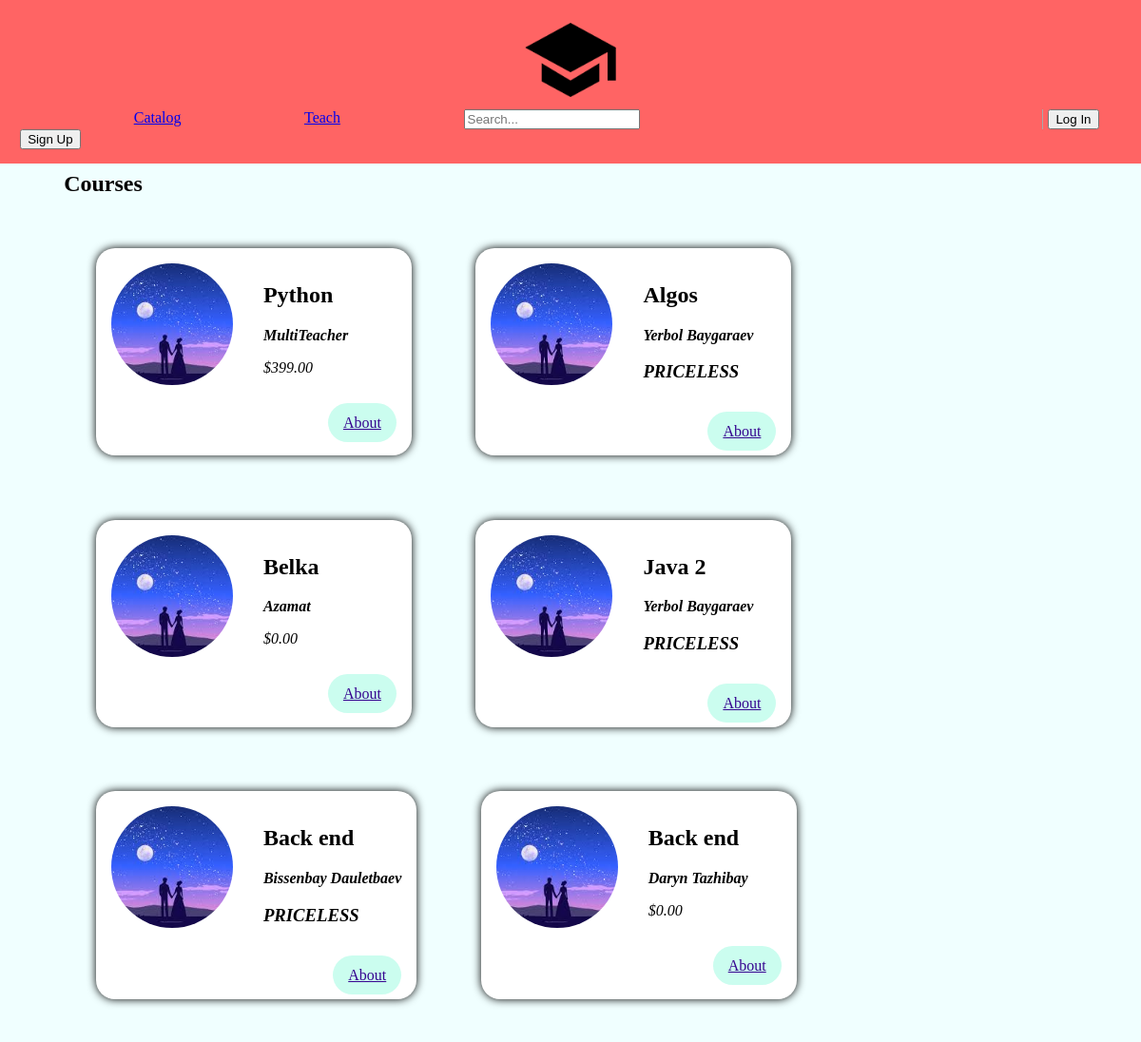
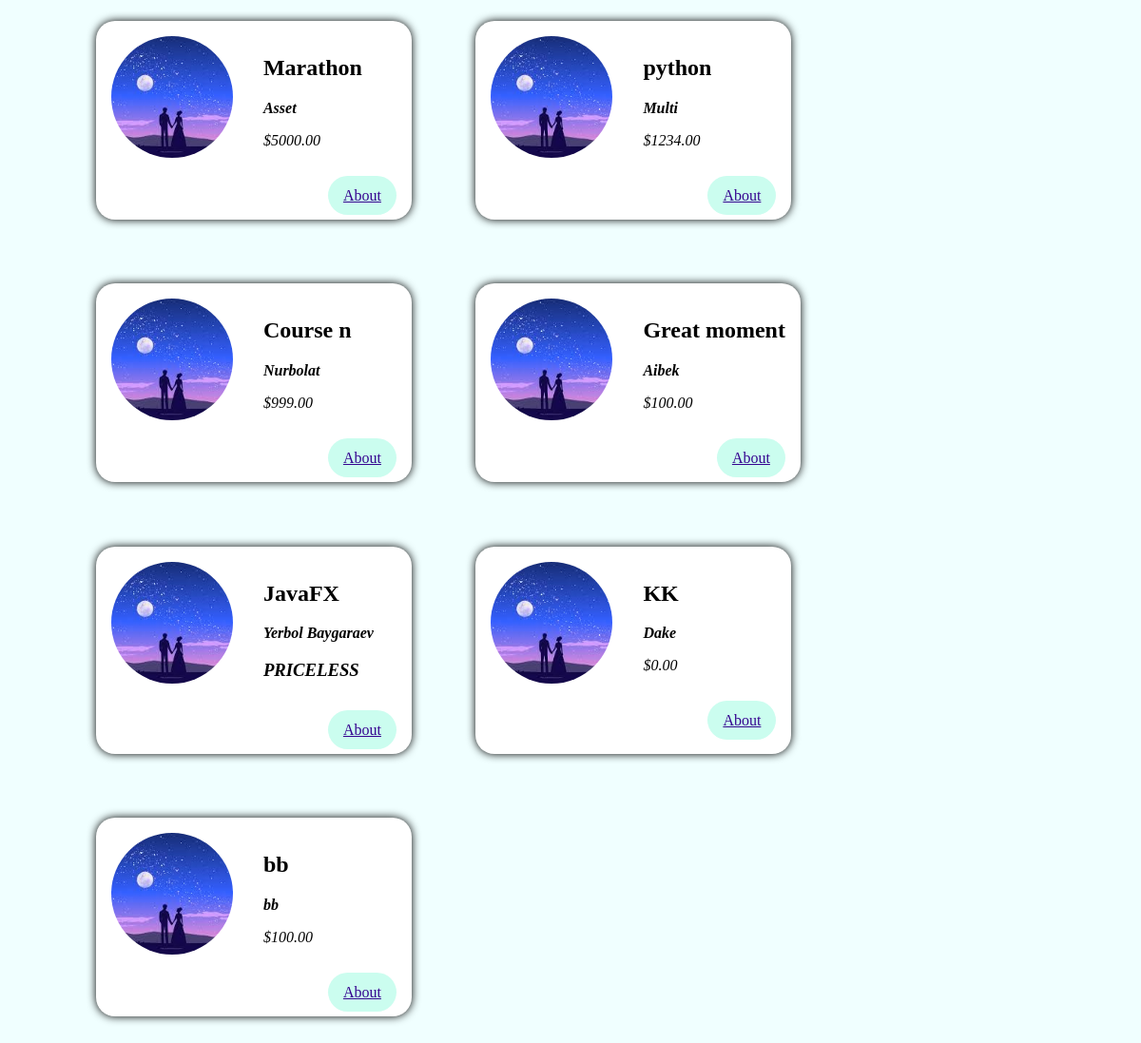
The page / on the database its author committed (2 pictures, top to bottom).
### main/models.py (models this page shows, shortened)
class Course(models.Model):
    coursename = models.CharField(max_length=256, null=False)
    teacher = models.CharField(max_length=32, null=False)
    price = models.DecimalField(max_digits=8, decimal_places=2)

### main/views.py (the view)
# urls.py: path('' , views.course),
def course(request):
    courses = Course.objects.all()
    return render(request , 'main/Card.html',{
        'courses':courses,
    })

### main/templates/main/Card.html
{% include 'main/header.html' %}
{% load static %}
{% block card %}
     <main>
        <section>
            <h2>Courses</h2>
            <ol>
                {% for course in courses %}
                    <li class="meetup-item">
                        <article>
                            <div class="meetup-summary">
                                <div class="meetup-image">
                                    <img src="{%static 'main/img.jpeg'%}" , alt="src">
                                </div>
                                <div class="meetup-details">
                                    <h2>{{ course.coursename }}</h2>
                                    <address>
                                        <strong>{{ course.teacher }}</strong>
                                            {% if  course.teacher  == 'Yerbol Baygaraev' %}
                                                <h1>PRICELESS</h1>
                                            {% elif  course.teacher  == 'Bissenbay Dauletbaev' %}
                                                <h1>PRICELESS</h1>
                                            {% else %}
                                                <p>${{ course.price }}</p>
                                            {% endif %}
                                    </address>
                                </div>
                            </div>
                            <div class="meetup-actions">
                                <a href="" class="btn">
                                About
                                </a>
                            </div>
                        </article>
                    </li>
                {% endfor %}
            </ol>
        </section>
    </main>
{% endblock %}

### main/static/main/test.css (style rules this page uses)
body { background-color: azure; }
section { max-width: 100%; margin-left: 5% ; }
ol { list-style: none; margin: 0; padding: 0; display: flex; flex-wrap: wrap; }
.meetup-item { margin: 3%; background-color: white; box-shadow: 0 0 10px black; padding: 1em; color: black; border-radius: 20px; min-width: 300px; }
.meetup-summary { display: flex; align-items: flex-start; }
.meetup-image { margin-right: 2rem; }
.meetup-image img { width: 8rem; height: 8rem; object-fit: cover; border-radius: 50%; }
.meetup-details address { font-style: italic; }
.meetup-actions { margin-top: 1.5rem; text-align: right; }
.meetup-actions .btn { background-color: #cbfdef; border-color: #cb82fb; color: #350490; padding: 0.75rem 1rem; border-radius: 100px; }

### main/static/main/header.css (style rules this page uses)
a { margin-top: 10px; }
li { margin-top: 0; margin-left: 11%; }

### rows shown on the page
Course: coursename "Python", teacher "MultiTeacher", price "399.00"
Course: coursename "Algos", teacher "Yerbol Baygaraev", shows "PRICELESS"
Course: coursename "Belka", teacher "Azamat", price "0.00"
Course: coursename "Java 2", teacher "Yerbol Baygaraev", shows "PRICELESS"
Course: coursename "Back end", teacher "Bissenbay Dauletbaev", shows "PRICELESS"
Course: coursename "Back end", teacher "Daryn Tazhibay", price "0.00"
Course: coursename "Marathon", teacher "Asset", price "5000.00"
Course: coursename "python", teacher "Multi", price "1234.00"
Course: coursename "Course n", teacher "Nurbolat", price "999.00"
Course: coursename "Great moment", teacher "Aibek", price "100.00"
Course: coursename "JavaFX", teacher "Yerbol Baygaraev", shows "PRICELESS"
Course: coursename "KK", teacher "Dake", price "0.00"
Course: coursename "bb", teacher "bb", price "100.00"
